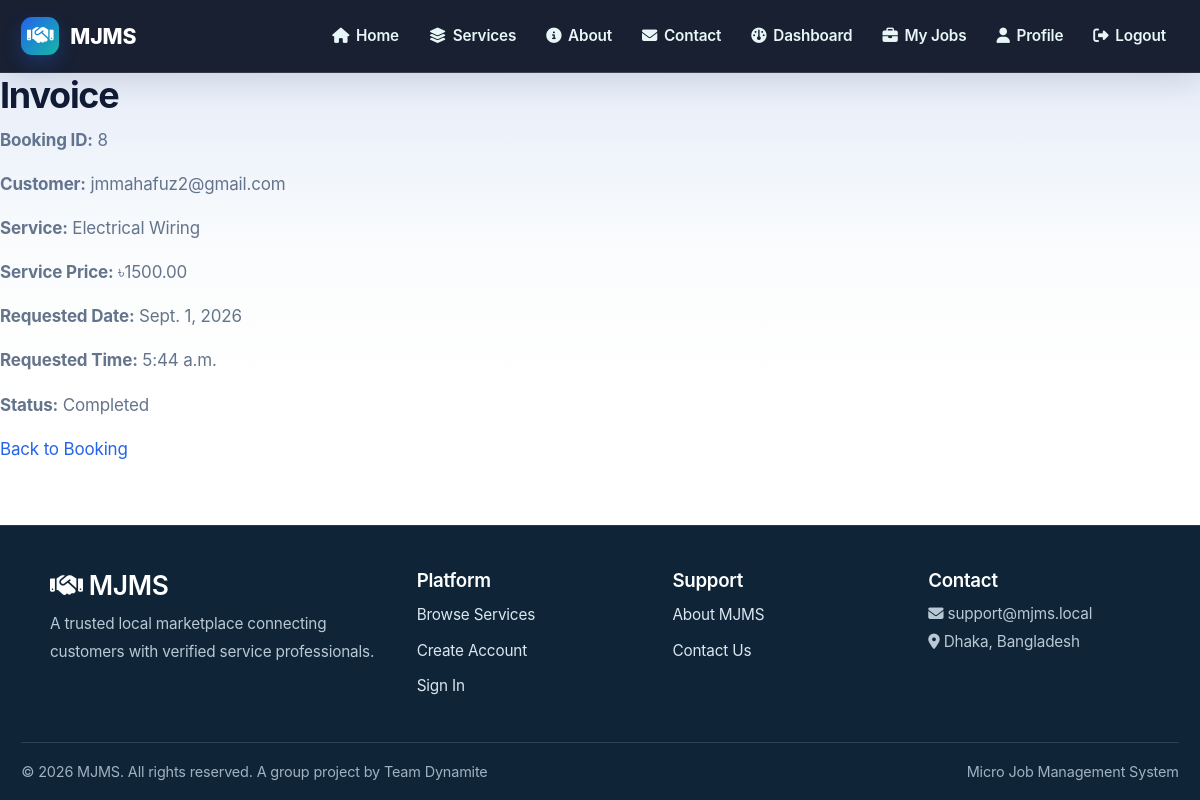
/bookings/8/invoice/ (signed in), run on the app's committed database.
### bookings/models.py (models this page shows, shortened)
class Booking(models.Model):
    STATUS_CHOICES = [
        ('Pending', 'Pending'),
        ('Confirmed', 'Confirmed'),
        ('Accepted', 'Accepted'),
        ('Open', 'Open'),
        ('Assigned', 'Assigned'),
        ('In Progress', 'In Progress'),
        ('Completed', 'Completed'),
        ('Cancelled', 'Cancelled'),
    ]
    BOOKING_TYPE_CHOICES = [
        ('BOOK_THIS_SERVICE', 'Book This Service'),
        ('HIRE_ME', 'Hire Me'),
    ]
    customer = models.ForeignKey(
        settings.AUTH_USER_MODEL,
        on_delete=models.CASCADE,
        related_name='customer_bookings'
    )
    service = models.ForeignKey(
        Service,
        on_delete=models.CASCADE,
        related_name='bookings'
    )
    worker = models.ForeignKey(
        settings.AUTH_USER_MODEL,
        on_delete=models.SET_NULL,
        null=True,
        blank=True,
        related_name='worker_bookings'
    )
    booking_date = models.DateField()
    booking_time = models.TimeField()
    address = models.TextField()
    problem_description = models.TextField()
    problem_photo = models.ImageField(
        upload_to='booking_problem_photos/',
        blank=True,
        null=True,
    )
    status = models.CharField(
        max_length=20,
        choices=STATUS_CHOICES,
        default='Pending'
    )
    booking_type = models.CharField(
        max_length=30,
        choices=BOOKING_TYPE_CHOICES,
        default='BOOK_THIS_SERVICE',
        help_text='How the customer created this booking: Book This Service or Hire Me.'
    )
    proposed_price = models.DecimalField(
        max_digits=10,
        decimal_places=2,
        null=True,
        blank=True,
        help_text='Customer proposal before the price is agreed.'
    )
    actual_price = models.DecimalField(
        max_digits=10,
        decimal_places=2,
        null=True,
        blank=True,
        help_text='Current negotiated price for the service.'
    )
    price_agreed = models.BooleanField(default=False)
    price_agreed_at = models.DateTimeField(null=True, blank=True)
    created_at = models.DateTimeField(auto_now_add=True)
    updated_at = models.DateTimeField(auto_now=True)
    class Meta:
        ordering = ['-created_at']

### accounts/models.py (models this page shows, shortened)
class CustomUser(AbstractBaseUser, PermissionsMixin):
    ROLE_CHOICES = (
        ('customer', 'Customer'),
        ('worker', 'Worker'),
        ('admin', 'Admin'),
    )
    first_name = models.CharField(max_length=150, blank=True)
    last_name = models.CharField(max_length=150, blank=True)
    email = models.EmailField(unique=True)
    is_staff = models.BooleanField(default=False)
    is_active = models.BooleanField(default=True)
    date_joined = models.DateTimeField(auto_now_add=False, null=True)
    objects = CustomUserManager()
    USERNAME_FIELD = 'email'
    REQUIRED_FIELDS = []
    def __init__(self, *args, **kwargs):
        legacy_verified = kwargs.pop('is_verified_worker', None)
        if legacy_verified is not None:
            kwargs['worker_status'] = 'APPROVED' if legacy_verified else 'PENDING'
        super().__init__(*args, **kwargs)
    WORKER_STATUS_CHOICES = [
        ('PENDING', 'Pending Approval'),
        ('APPROVED', 'Approved'),
        ('REJECTED', 'Rejected'),
        ('BLOCKED', 'Blocked'),
    ]
    CUSTOMER_STATUS_CHOICES = [
        ('ACTIVE', 'Active'),
        ('BLOCKED', 'Blocked'),
    ]
    role = models.CharField(max_length=20, choices=ROLE_CHOICES, default='customer')
    phone = models.CharField(max_length=15, blank=True, null=True)
    address = models.TextField(blank=True, null=True)
    city = models.CharField(max_length=100, blank=True, null=True)
    profile_picture = models.ImageField(
        upload_to='profile_pictures/',
        blank=True,
        null=True
    )
    preferred_contact_method = models.CharField(
        max_length=20,
        choices=(
            ('Email', 'Email'),
            ('SMS', 'SMS'),
        ),
        default='Email'
    )
    receive_notifications = models.BooleanField(default=True)
    is_blocked = models.BooleanField(default=False)
    worker_status = models.CharField(
        max_length=20,
        choices=WORKER_STATUS_CHOICES,
        default='PENDING',
        null=True,
        blank=True,
        help_text="Status for worker accounts only"
    )
    customer_status = models.CharField(
        max_length=20,
        choices=CUSTOMER_STATUS_CHOICES,
        default='ACTIVE',
        null=True,
        blank=True,
        help_text="Status for customer accounts only"
    )
    created_at = models.DateTimeField(auto_now_add=True, null=True)
    updated_at = models.DateTimeField(auto_now=True)
    @property
    def is_verified_worker(self):
        """Backward-compatible alias for the worker approval status."""
        return self.role == 'worker' and self.worker_status == 'APPROVED'
    class Meta:
        indexes = [
            models.Index(fields=['role', 'created_at']),
            models.Index(fields=['is_blocked']),
        ]

### services/models.py (models this page shows, shortened)
class Service(models.Model):
    name = models.CharField(max_length=100)
    category = models.ForeignKey(
        Category,
        on_delete=models.CASCADE,
        related_name='services',
        help_text='The category this service belongs to'
    )
    description = models.TextField()
    price = models.DecimalField(max_digits=10, decimal_places=2)
    image = models.ImageField(upload_to='service_images/')
    duration = models.CharField(max_length=50, help_text='Estimated duration (e.g., "2 hours")')
    location = models.CharField(max_length=100, blank=True, null=True)
    featured = models.BooleanField(default=False)
    is_available = models.BooleanField(default=True)
    created_at = models.DateTimeField(auto_now_add=True)
    updated_at = models.DateTimeField(auto_now=True)
    class Meta:
        ordering = ['category__name', 'name']
        indexes = [
            models.Index(fields=['category', 'is_available']),
        ]

### bookings/views.py (the view)
# urls.py: path('<int:pk>/invoice/', views.invoice, name='invoice'),
@login_required
def invoice(request, pk):
    booking = get_object_or_404(Booking, pk=pk)
    if request.user.role == 'admin':
        messages.warning(request, 'Admins cannot view customer or worker invoice pages.')
        return redirect('dashboard_home')
    if request.user.role == 'customer' and booking.customer == request.user:
        return render(request, 'bookings/invoice.html', {'booking': booking})
    if request.user.role == 'worker' and booking.worker == request.user:
        return render(request, 'bookings/invoice.html', {'booking': booking})
    messages.error(request, 'You can only view invoices for your own booking or your assigned booking.')
    return redirect('booking_list')

### notifications/views.py (called while the page is built)
def notification_context(request):
    if not request.user.is_authenticated:
        return {}
    return {
        'unread_notification_count': Notification.objects.filter(
            user=request.user,
            is_read=False,
        ).count(),
    }

### templates/bookings/invoice.html
{% extends 'base.html' %}
{% block content %}
<h2>Invoice</h2>
<p><strong>Booking ID:</strong> {{ booking.id }}</p>
<p><strong>Customer:</strong> {{ booking.customer.email }}</p>
<p><strong>Service:</strong> {{ booking.service.name }}</p>
<p><strong>Service Price:</strong> ৳{{ booking.service.price }}</p>
<p><strong>Requested Date:</strong> {{ booking.booking_date }}</p>
<p><strong>Requested Time:</strong> {{ booking.booking_time }}</p>
<p><strong>Status:</strong> {{ booking.status }}</p>
<a href="{% url 'booking_detail' booking.pk %}">Back to Booking</a>
{% endblock %}

### static/css/professional.css (style rules this page uses)
:root { --primary-color: #1f4e79; --primary-dark: #163a56; --primary-light: #2d6ea8; --secondary-color: #31a24c; --secondary-dark: #229a3e; --accent-color: #f59e0b; --danger-color: #dc2626; --success-color: #10b981; --warning-color: #f97316; --info-color: #3b82f6; --text-dark: #1f2937; --text-muted: #6b7280; --text-light: #9ca3af; --bg-light: #f9fafb; --bg-lighter: #f3f4f6; --border-color: #e5e7eb; --border-light: #d1d5db; --font-primary: -apple-system, BlinkMacSystemFont, 'Segoe UI', Roboto, Oxygen, Ubuntu, Cantarell, sans-serif; --font-mono: 'Monaco', 'Courier New', monospace; --shadow-sm: 0 1px 2px 0 rgba(0, 0, 0, 0.05); --shadow-md: 0 4px 6px -1px rgba(0, 0, 0, 0.1); --shadow-lg: 0 10px 15px -3px rgba(0, 0, 0, 0.1); --shadow-xl: 0 20px 25px -5px rgba(0, 0, 0, 0.1); --radius-sm: 4px; --radius-md: 8px; --radius-lg: 12px; --radius-xl: 16px; }
* { margin: 0; padding: 0; box-sizing: border-box; }
html, body { height: 100%; }
body { font-family: var(--font-primary); background-color: var(--bg-light); color: var(--text-dark); line-height: 1.6; display: flex; flex-direction: column; }
a { color: var(--primary-color); text-decoration: none; transition: color 0.2s ease; }
h1, h2, h3, h4, h5, h6 { color: var(--text-dark); font-weight: 600; line-height: 1.3; margin-bottom: 0.5rem; }
h2 { font-size: 2rem; font-weight: 700; }
p { margin-bottom: 1rem; color: var(--text-muted); }

### static/css/style.css (style rules this page uses)
html, body { height: 100%; }
body { font-family: Arial, sans-serif; margin: 0; padding: 0; background: #f7f9fc; color: #222; display: flex; flex-direction: column; }
h1, h2, h3 { color: #1f4e79; }

### data on the page
Booking: id "8", customer.email "jmmahafuz2@gmail.com", service.name "Electrical Wiring", service.price "1500.00", booking_date "Sept. 1, 2026", booking_time "5:44 a.m.", status "Completed"
